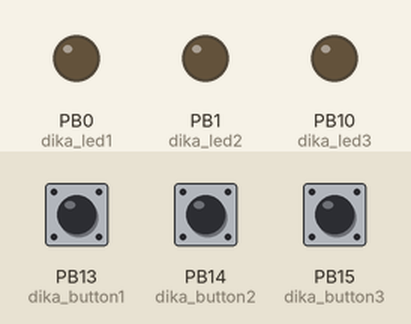
Recording of a sketch running on a simulated STM32 Blue Pill. On the bench: output pins drawn as LEDs (lit = HIGH). Dashed ring = blinking. Inputs (shaded band) come from the test bench; at power-on: PB13 (dika_button1) LOW, PB14 (dika_button2) LOW, PB15 (dika_button3) LOW. What the sketch prints to the serial monitor is not drawn.

Above: at 1.2 s.
1.3 s: PB13 (dika_button1) pulled HIGH for 3.2 s
At 5.1 s:
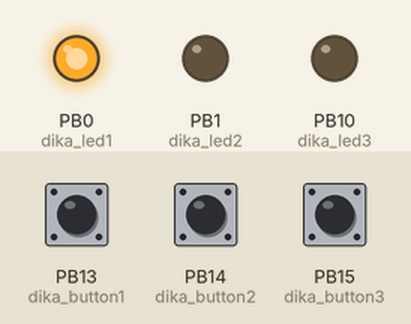
6.0 s: PB14 (dika_button2) pulled HIGH for 3.2 s
At 6.8 s:
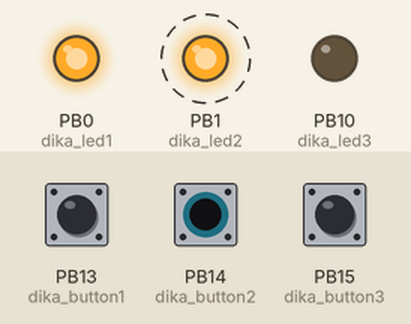
10.7 s: PB15 (dika_button3) pulled HIGH for 1 s
At 11.1 s:
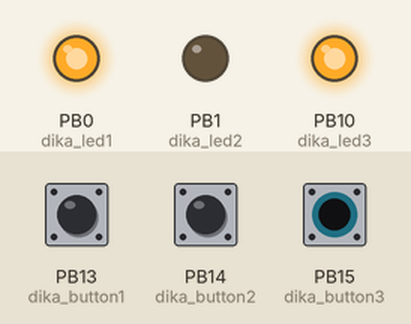
13.2 s: PB15 (dika_button3) pulled HIGH for 0.15 s
At 14.3 s:
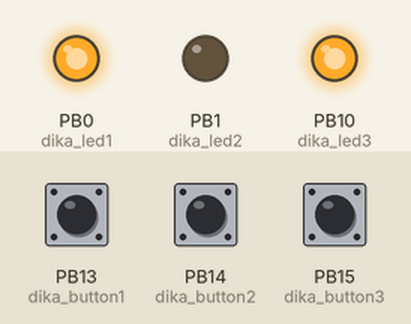
14.8 s: PB13 (dika_button1) pulled HIGH for 0.15 s
At 15.5 s:
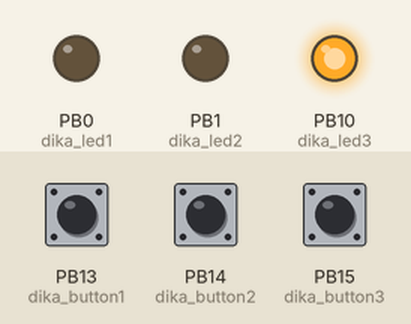
16.4 s: PB14 (dika_button2) pulled HIGH for 1 s
At 16.7 s:
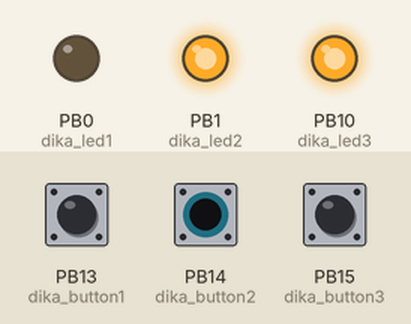
Timing chart, 0 to 19.4 s (numbered marks = the images above; inputs shaded):
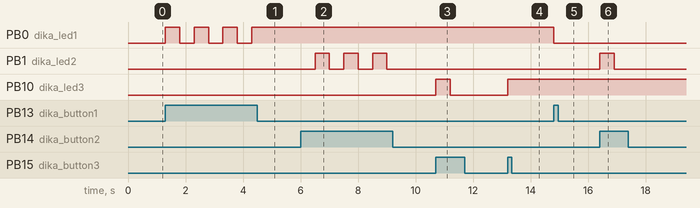

Measured:
- after the input at 1.3 s, PB0 (dika_led1): alternates HIGH for 0.50 s and LOW for 0.50 s, 7 changes in all, then stays HIGH, starting at once
- after the input at 6.0 s, PB1 (dika_led2): alternates HIGH for 0.50 s and LOW for 0.50 s, 6 changes in all, then stays LOW, starting after 0.50 s
- after the input at 10.7 s, PB10 (dika_led3): LOW → HIGH at once, → LOW 0.50 s later
- after the input at 13.2 s, PB10 (dika_led3): LOW → HIGH at once
- after the input at 14.8 s, PB0 (dika_led1): HIGH → LOW at once
- after the input at 16.4 s, PB1 (dika_led2): LOW → HIGH at once, → LOW 0.50 s later

The sketch:

STM32_LED_EXE.ino
```cpp
// INISIALISASI
int dika_button1 = PB13;
int dika_button2 = PB14;
int dika_button3 = PB15;
int dika_led1 = PB0;
int dika_led2 = PB1;
int dika_led3 = PB10;
int flag = 0;

void setup(){
  Serial.begin(9600);
  pinMode(dika_button1, INPUT);
  pinMode(dika_button2, INPUT);
  pinMode(dika_button3, INPUT);
  pinMode(dika_led1, OUTPUT);
  pinMode(dika_led2, OUTPUT);
  pinMode(dika_led3, OUTPUT);
}

void loop(){
  // READ SENSOR
  int dika_readButton1 = digitalRead(dika_button1);
  int dika_readButton2 = digitalRead(dika_button2);
  int dika_readButton3 = digitalRead(dika_button3);

  // PRINT TO SERIAL
  Serial.print("Button 1 :" + String(dika_readButton1) + " | ");
  Serial.print("Button 2 :" + String(dika_readButton2) + " | ");
  Serial.print("Button 3 :" + String(dika_readButton3) + " | ");
  Serial.println();

  // LOGIKA PROGRAM
  // LED 1
  if(dika_readButton1 == 1 && flag == 0){
    flag = 1;
    digitalWrite(dika_led1, HIGH);
    delay(500);
  } else if(dika_readButton1 == 1 && flag == 1){
    flag = 0;
    digitalWrite(dika_led1, LOW);
    delay(500);
  }

  if(dika_readButton2 == 1 && flag == 0){
    flag = 1;
    digitalWrite(dika_led2, HIGH);
    delay(500);
  } else if(dika_readButton2 == 1 && flag == 1){
    flag = 0;
    digitalWrite(dika_led2, LOW);
    delay(500);
  }

  if(dika_readButton3 == 1 && flag == 0){
    flag = 1;
    digitalWrite(dika_led3, HIGH);
    delay(500);
  } else if(dika_readButton3 == 1 && flag == 1){
    flag = 0;
    digitalWrite(dika_led3, LOW);
    delay(500);
  }
}
```
